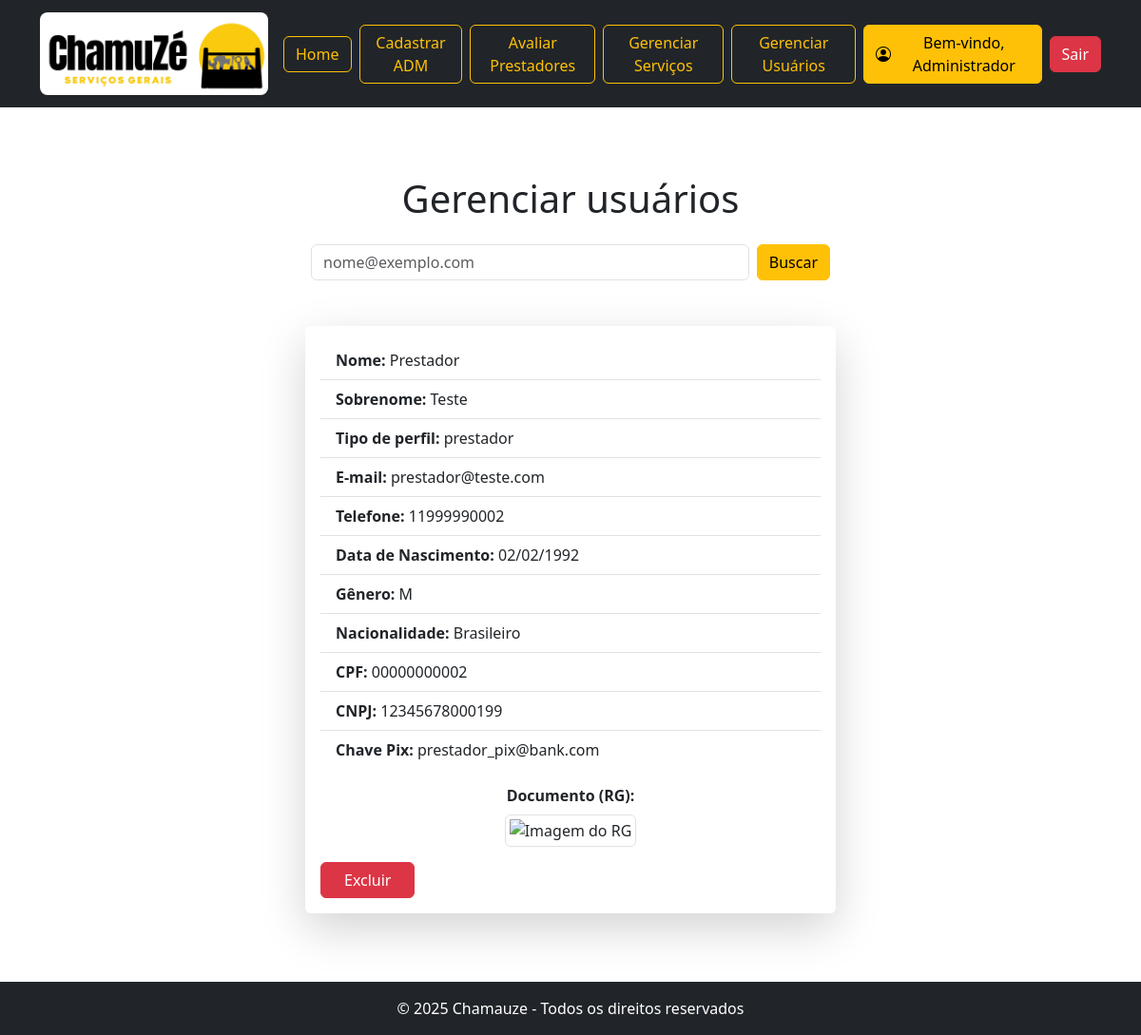
Screenshot of /PROJETO/administrador/gerenciarUsuarios.php?pesquisa=prestador@teste.com (signed in) with the database file from the repository.
### tables this page shows
CREATE TABLE usuario (
	id_usuario INTEGER NOT NULL PRIMARY KEY AUTO_INCREMENT,
	nome VARCHAR(100) NOT NULL,
    sobrenome VARCHAR(150) NOT NULL,
	email VARCHAR(150) NOT NULL,
	senha VARCHAR(255) NOT NULL,
    cpf VARCHAR(11) NOT NULL,
    telefone VARCHAR(30) NOT NULL,
    nacionalidade VARCHAR(50) NOT NULL,
    data_nascimento DATE NOT NULL,
	nota_reputacao DECIMAL(3,2) NOT NULL,
    genero ENUM('F','M','O') NOT NULL,
	tipo_perfil ENUM('administrador','prestador','solicitante') NOT NULL
);

### PROJETO/config/conexao.php (called while the page is built)
<?php
if (!function_exists('conectaDB')) {
    function conectaDB()
    {
        static $conexao = null;
        if ($conexao === null) {
            $host = 'localhost:3306';
            $db_name = 'chamuze';
            $user_name = 'root';
            $password = '';
            try {
                $conexao = new mysqli($host, $user_name, $password, $db_name);
            } catch (mysqli_sql_exception $e) {
                $erro = "../config/erro_db.php";
                if (!headers_sent()) {
                    header("Location: $erro");
                    $_POST['erro'] = $conexao->connect_error;
                    exit;
                } else {
                    echo "<script>window.location.href='$erro';</script>";
                    $_POST['erro'] = $conexao->connect_error;
                    exit;
                }
            }
        }
        return $conexao;
    }
}

### PROJETO/classes/Usuario.php (called while the page is built, shortened)
<?php
class Usuario
{
    private $connection;
    public function __construct()
    {
        include __DIR__ . '/../config/conexao.php';
        $this->connection = conectaDB();
    }
    public function buscarPorEmail($email)
    {
        $sql1 = "SELECT * FROM usuario WHERE email = ?";
        $stmt1 = $this->connection->prepare($sql1);
        $stmt1->bind_param("s", $email);
        $stmt1->execute();
        $result1 = $stmt1->get_result();
        $user = $result1->fetch_assoc();
        if ($user['tipo_perfil'] == 'prestador') {
            $sql2 = "SELECT * FROM prestador WHERE id_prestador = ?";
            $stmt2 = $this->connection->prepare($sql2);
            $stmt2->bind_param("i", $user['id_usuario']);
            $stmt2->execute();
            $result2 = $stmt2->get_result();
            $userPrestador = $result2->fetch_assoc();
            if ($userPrestador['status_avaliacao'] == 'naoverificado') {
                return null;
            } else {
                return $user = array_merge($user, $userPrestador);
            }
        } else if ($user['tipo_perfil'] == 'administrador') {
            return null;
        } else {
            return $user;
        }
    }
}
?>

### PROJETO/administrador/gerenciarUsuarios.php (the view, shortened to what this page needs)
<?php
include "../classes/Usuario.php";
$usuario = new Usuario();
$emailPesquisa = isset($_GET['pesquisa']) && $_GET['pesquisa'] !== 'null'  ? $_GET['pesquisa'] : null;
if (isset($emailPesquisa)) {
    $usuarios = $usuario->buscarPorEmail($emailPesquisa);
}
?>
<!DOCTYPE html>
<html lang="pt-br">
<head>
    <link href="https://cdn.jsdelivr.net/npm/bootstrap@5.3.3/dist/css/bootstrap.min.css" rel="stylesheet" />
</head>
<body class="d-flex flex-column min-vh-100">
    <main class="container my-5 ">
        <h1 class="text-center mt-4 mb-4">Gerenciar usuários</h1>
        <div class="container d-flex sticky-top justify-content-center mb-5">
            <form class="d-flex w-50" role="search" method="GET" action="">
                <input class="form-control me-2" name="pesquisa" type="search" placeholder="nome@exemplo.com" aria-label="Search" />
                <button class="btn btn-warning" type="submit">Buscar</button>
            </form>
        </div>
        <?php if (is_null($emailPesquisa)): ?>
            <div class="alert alert-primary">Digite o Email de um usuário para ele ser exibido aqui.</div>
        <?php elseif (is_null($usuarios)): ?>
            <div class="alert alert-warning">Usuário não encontrado.</div>
        <?php else: ?>
            <?php if ($usuarios['tipo_perfil'] == 'prestador'): ?>
                <div class="col-md-8 col-lg-6 mb-4 mx-auto">
                    <div class="card shadow-lg border-0 h-100">
                        <div class="card-body">
                            <ul class="list-group list-group-flush mb-3">
                                <li class="list-group-item"><strong>Nome:</strong> <?= htmlspecialchars($usuarios['nome']) ?></li>
                                <li class="list-group-item"><strong>Sobrenome:</strong> <?= htmlspecialchars($usuarios['sobrenome']) ?></li>
                                <li class="list-group-item"><strong>Tipo de perfil:</strong> <?= htmlspecialchars($usuarios['tipo_perfil']) ?></li>
                                <li class="list-group-item"><strong>E-mail:</strong> <?= htmlspecialchars($usuarios['email']) ?></li>
                                <li class="list-group-item"><strong>Telefone:</strong> <?= htmlspecialchars($usuarios['telefone']) ?></li>
                                <li class="list-group-item"><strong>Data de Nascimento:</strong> <?= date("d/m/Y", strtotime($usuarios['data_nascimento'])) ?></li>
                                <li class="list-group-item"><strong>Gênero:</strong> <?= ucfirst(htmlspecialchars($usuarios['genero'])) ?></li>
                                <li class="list-group-item"><strong>Nacionalidade:</strong> <?= htmlspecialchars($usuarios['nacionalidade']) ?></li>
                                <li class="list-group-item"><strong>CPF:</strong> <?= htmlspecialchars($usuarios['cpf']) ?></li>
                                <li class="list-group-item"><strong>CNPJ:</strong> <?= htmlspecialchars($usuarios['cnpj']) ?></li>
                                <li class="list-group-item"><strong>Chave Pix:</strong> <?= htmlspecialchars($usuarios['chave_pix']) ?></li>
                            </ul>
                            <div class="mb-3 text-center">
                                <strong>Documento (RG):</strong><br>
                                <img src="<?= htmlspecialchars($usuarios['img_rg']) ?>" class="img-thumbnail mt-2" alt="Imagem do RG"
                                    style="max-height: 250px; object-fit: cover;" />
                            </div>
                            <form method="POST" action="../controller/gerenciarUsuariosController.php" class="form-excluir">
                                <button type="button" class="btn btn-danger px-4 btn-excluir">Excluir</button>
                            </form>
                        </div>
                    </div>
                </div>
            <?php endif; ?>
        <?php endif; ?>
    </main>
    <?php include "../footer.php" ?>
</body>
</html>

### rows the page displays
usuario: nome "Prestador", sobrenome "Teste", tipo_perfil "prestador", email "prestador@teste.com", telefone "11999990002", data_nascimento "02/02/1992", genero "M", nacionalidade "Brasileiro", cpf "00000000002"

### other values shown
$nomeUsuario "Administrador"
$usuarios['cnpj'] "12345678000199"
$usuarios['chave_pix'] "prestador_pix@bank.com"
